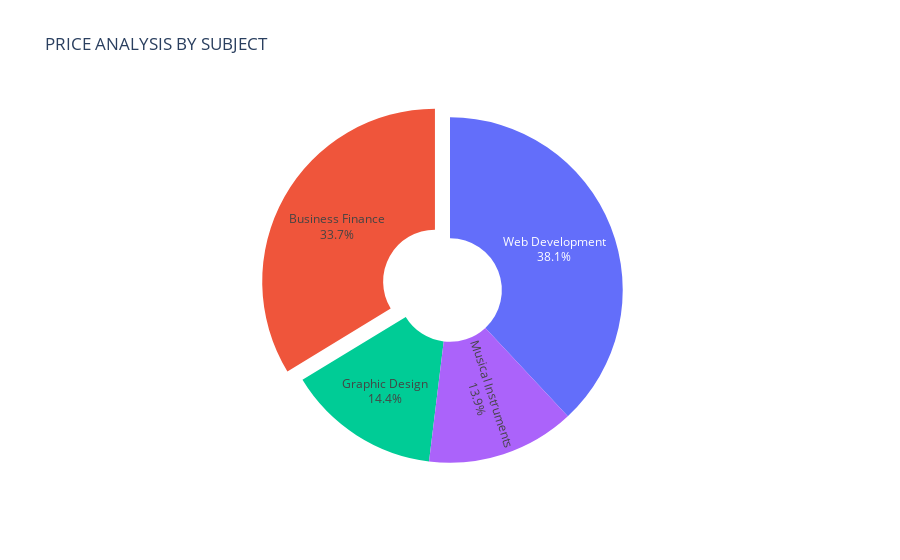

The code cell stored with this chart in its notebook:
### Markdown cell above
The figure above illustrates the mean prices associated with courses across four distinct subjects available for enrollment on Udemy. These subjects comprise Business Finance, Musical Instrumental, Graphic Design, and Web Development, each offering unique learning opportunities. Notably, the average price for Business Finance courses stands at $68.69, while Web Development courses command a slightly higher average price of $77.04. Conversely, Graphic Design courses maintain an average price of $57.89, and Musical Instrumental courses are priced at an average of $49.56. These price differentials shed light on why Web Development emerges as the top revenue generator for Udemy, reflecting its comparatively higher average price point. The nuanced interplay between subject pricing and revenue underscores the significance of Web Development courses in driving Udemy's financial success.

### Code cell
# Calculate the total revenue generated from course sales for each subject category
price_by_subject = data.groupby('subject')["price"].sum().reset_index()

# Create a pie chart using Plotly Express with total revenue as values, subject categories as names,
# and a title describing the visualization
fig = px.pie(price_by_subject, values='price', names='subject', 
             title='PRICE ANALYSIS BY SUBJECT', 
             template='plotly', hole=0.3)

# Hide the legend in the pie chart
fig.update_layout(showlegend=False)

# Customize text information to display percentage and labels, and adjust slice separation
fig.update_traces(textinfo='percent+label', pull=[0.1, 0])  

# Display the pie chart
fig.show()

### Figure 1 — Plotly figure (JSON) as saved in the notebook; plotly's stock layout.template omitted (floating-point values rounded to 4 significant figures)
{"data": [{"domain": {"x": [0, 1], "y": [0, 1]}, "hole": 0.3, "hovertemplate": "subject=%{label}<br>price=%{value}<extra></extra>", "labels": ["Business Finance", "Graphic Design", "Musical Instruments", "Web Development"], "legendgroup": "", "name": "", "pull": [0.1, 0], "showlegend": true, "textinfo": "percent+label", "type": "pie", "values": [81815, 34850, 33700, 92365]}], "layout": {"legend": {"tracegroupgap": 0}, "showlegend": false, "title": {"text": "PRICE ANALYSIS BY SUBJECT"}}}
